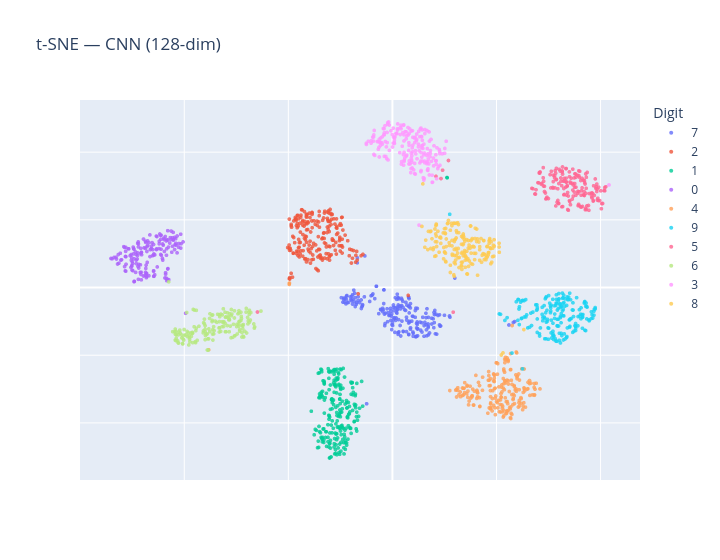

The cell this chart's notebook holds for it:
### Code cell
embs, labs = extract_embeddings(cnn, test_loader)
"""Extract CNN embeddings from the test set after CNN training."""
plot_tsne(embs, labs, 'CNN (128-dim)')
"""Plot CNN embedding space in 2D using t-SNE."""

### Figure 1 — Plotly figure (JSON) as saved in the notebook; plotly's stock layout.template omitted (floating-point values rounded to 4 significant figures; data arrays with more than 128 entries replaced by an {"elided": "..."} marker saying what was removed)
{"data": [{"hovertemplate": "digit=7<br>x=%{x}<br>y=%{y}<extra></extra>", "legendgroup": "7", "marker": {"color": "#636EFA", "opacity": 0.8, "size": 4, "symbol": "circle"}, "mode": "markers", "name": "7", "showlegend": true, "type": "scattergl", "x": {"elided": "197 float values"}, "xaxis": "x", "y": {"elided": "197 float values"}, "yaxis": "y"}, {"hovertemplate": "digit=2<br>x=%{x}<br>y=%{y}<extra></extra>", "legendgroup": "2", "marker": {"color": "#EF553B", "opacity": 0.8, "size": 4, "symbol": "circle"}, "mode": "markers", "name": "2", "showlegend": true, "type": "scattergl", "x": {"elided": "210 float values"}, "xaxis": "x", "y": {"elided": "210 float values"}, "yaxis": "y"}, {"hovertemplate": "digit=1<br>x=%{x}<br>y=%{y}<extra></extra>", "legendgroup": "1", "marker": {"color": "#00CC96", "opacity": 0.8, "size": 4, "symbol": "circle"}, "mode": "markers", "name": "1", "showlegend": true, "type": "scattergl", "x": {"elided": "226 float values"}, "xaxis": "x", "y": {"elided": "226 float values"}, "yaxis": "y"}, {"hovertemplate": "digit=0<br>x=%{x}<br>y=%{y}<extra></extra>", "legendgroup": "0", "marker": {"color": "#AB63FA", "opacity": 0.8, "size": 4, "symbol": "circle"}, "mode": "markers", "name": "0", "showlegend": true, "type": "scattergl", "x": {"elided": "170 float values"}, "xaxis": "x", "y": {"elided": "170 float values"}, "yaxis": "y"}, {"hovertemplate": "digit=4<br>x=%{x}<br>y=%{y}<extra></extra>", "legendgroup": "4", "marker": {"color": "#FFA15A", "opacity": 0.8, "size": 4, "symbol": "circle"}, "mode": "markers", "name": "4", "showlegend": true, "type": "scattergl", "x": {"elided": "206 float values"}, "xaxis": "x", "y": {"elided": "206 float values"}, "yaxis": "y"}, {"hovertemplate": "digit=9<br>x=%{x}<br>y=%{y}<extra></extra>", "legendgroup": "9", "marker": {"color": "#19D3F3", "opacity": 0.8, "size": 4, "symbol": "circle"}, "mode": "markers", "name": "9", "showlegend": true, "type": "scattergl", "x": {"elided": "189 float values"}, "xaxis": "x", "y": {"elided": "189 float values"}, "yaxis": "y"}, {"hovertemplate": "digit=5<br>x=%{x}<br>y=%{y}<extra></extra>", "legendgroup": "5", "marker": {"color": "#FF6692", "opacity": 0.8, "size": 4, "symbol": "circle"}, "mode": "markers", "name": "5", "showlegend": true, "type": "scattergl", "x": {"elided": "172 float values"}, "xaxis": "x", "y": {"elided": "172 float values"}, "yaxis": "y"}, {"hovertemplate": "digit=6<br>x=%{x}<br>y=%{y}<extra></extra>", "legendgroup": "6", "marker": {"color": "#B6E880", "opacity": 0.8, "size": 4, "symbol": "circle"}, "mode": "markers", "name": "6", "showlegend": true, "type": "scattergl", "x": {"elided": "166 float values"}, "xaxis": "x", "y": {"elided": "166 float values"}, "yaxis": "y"}, {"hovertemplate": "digit=3<br>x=%{x}<br>y=%{y}<extra></extra>", "legendgroup": "3", "marker": {"color": "#FF97FF", "opacity": 0.8, "size": 4, "symbol": "circle"}, "mode": "markers", "name": "3", "showlegend": true, "type": "scattergl", "x": {"elided": "199 float values"}, "xaxis": "x", "y": {"elided": "199 float values"}, "yaxis": "y"}, {"hovertemplate": "digit=8<br>x=%{x}<br>y=%{y}<extra></extra>", "legendgroup": "8", "marker": {"color": "#FECB52", "opacity": 0.8, "size": 4, "symbol": "circle"}, "mode": "markers", "name": "8", "showlegend": true, "type": "scattergl", "x": {"elided": "185 float values"}, "xaxis": "x", "y": {"elided": "185 float values"}, "yaxis": "y"}], "layout": {"height": 560, "legend": {"title": {"text": "Digit"}, "tracegroupgap": 0}, "title": {"text": "t-SNE — CNN (128-dim)"}, "width": 720, "xaxis": {"anchor": "y", "domain": [0, 1], "showticklabels": false, "title": {"text": ""}}, "yaxis": {"anchor": "x", "domain": [0, 1], "showticklabels": false, "title": {"text": ""}}}}
